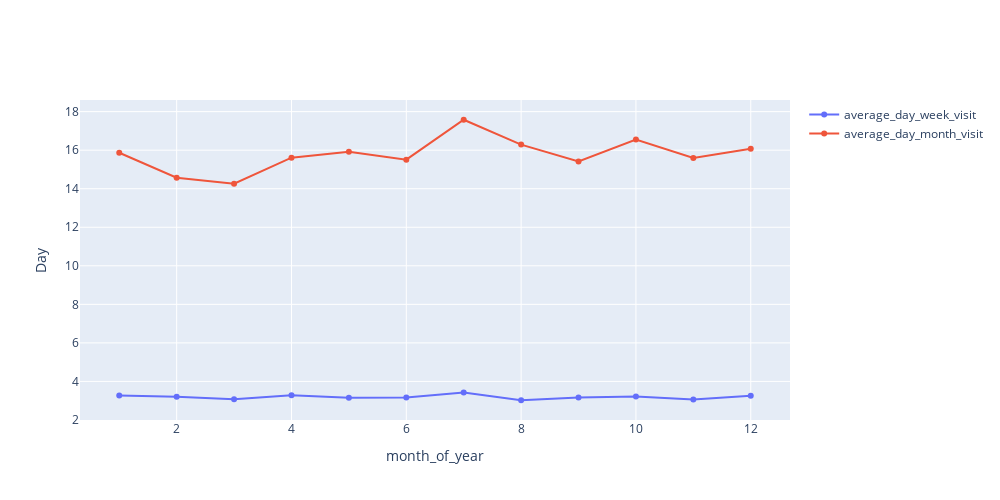

Notebook cell for this chart:
### Code cell
#plot of the day of a week and week of a month when customers shop
fig=go.Figure()
fig.add_traces(
    [
        go.Scatter(x=moy_avg.month_of_year,y=moy_avg.avg_day_week,mode='lines+markers',name='average_day_week_visit'),
        go.Scatter(x=moy_avg.month_of_year,y=moy_avg.avg_day_month,mode='lines+markers',name='average_day_month_visit')
    ]
)
fig.update_layout(
    width=1000,
    height=500,
    xaxis_title='month_of_year',
    yaxis_title='Day'
)
fig.show()

### Figure 1 — Plotly figure (JSON) as saved in the notebook; plotly's stock layout.template omitted (floating-point values rounded to 4 significant figures)
{"data": [{"mode": "lines+markers", "name": "average_day_week_visit", "type": "scatter", "x": [1, 2, 3, 4, 5, 6, 7, 8, 9, 10, 11, 12], "y": [3.274, 3.204, 3.073, 3.277, 3.15, 3.164, 3.421, 3.024, 3.168, 3.223, 3.064, 3.263]}, {"mode": "lines+markers", "name": "average_day_month_visit", "type": "scatter", "x": [1, 2, 3, 4, 5, 6, 7, 8, 9, 10, 11, 12], "y": [15.86, 14.57, 14.26, 15.61, 15.92, 15.51, 17.58, 16.29, 15.41, 16.55, 15.6, 16.07]}], "layout": {"height": 500, "width": 1000, "xaxis": {"title": {"text": "month_of_year"}}, "yaxis": {"title": {"text": "Day"}}}}
